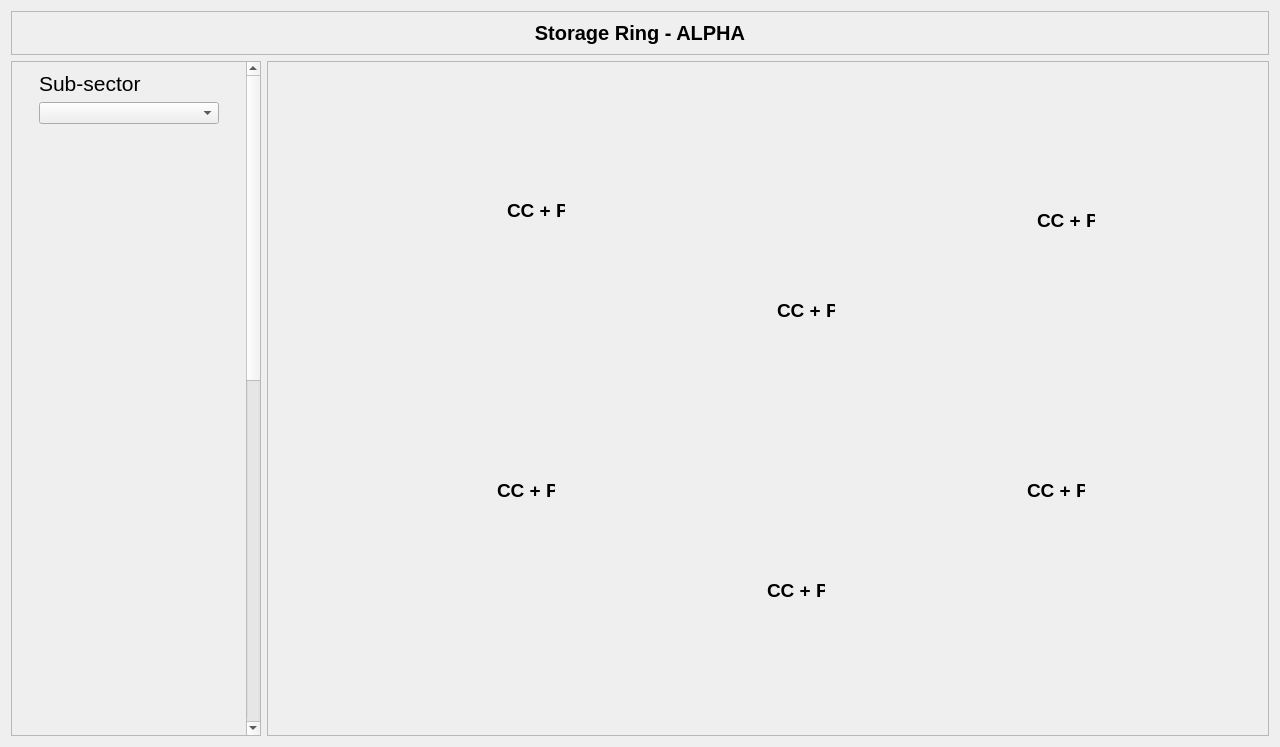
<?xml version="1.0" encoding="UTF-8"?>
<ui version="4.0">
 <class>Form</class>
 <widget class="QWidget" name="Form">
  <property name="geometry">
   <rect>
    <x>0</x>
    <y>0</y>
    <width>1280</width>
    <height>747</height>
   </rect>
  </property>
  <property name="windowTitle">
   <string>Form</string>
  </property>
  <layout class="QGridLayout" name="gridLayout_3">
   <item row="1" column="2">
    <widget class="QWidget" name="widget" native="true">
     <layout class="QGridLayout" name="gridLayout">
      <property name="leftMargin">
       <number>0</number>
      </property>
      <property name="topMargin">
       <number>0</number>
      </property>
      <property name="rightMargin">
       <number>0</number>
      </property>
      <property name="bottomMargin">
       <number>0</number>
      </property>
      <property name="spacing">
       <number>0</number>
      </property>
      <item row="0" column="0">
       <widget class="QFrame" name="frame">
        <property name="sizePolicy">
         <sizepolicy hsizetype="Expanding" vsizetype="Expanding">
          <horstretch>0</horstretch>
          <verstretch>0</verstretch>
         </sizepolicy>
        </property>
        <property name="minimumSize">
         <size>
          <width>0</width>
          <height>0</height>
         </size>
        </property>
        <property name="frameShape">
         <enum>QFrame::StyledPanel</enum>
        </property>
        <property name="frameShadow">
         <enum>QFrame::Raised</enum>
        </property>
        <widget class="QLabel" name="label_pic2">
         <property name="geometry">
          <rect>
           <x>-40</x>
           <y>350</y>
           <width>1031</width>
           <height>251</height>
          </rect>
         </property>
        </widget>
        <widget class="QLabel" name="label_pic1">
         <property name="geometry">
          <rect>
           <x>-40</x>
           <y>160</y>
           <width>1031</width>
           <height>171</height>
          </rect>
         </property>
        </widget>
        <widget class="QLabel" name="vg1">
         <property name="geometry">
          <rect>
           <x>240</x>
           <y>140</y>
           <width>58</width>
           <height>18</height>
          </rect>
         </property>
         <property name="font">
          <font>
           <pointsize>14</pointsize>
           <weight>75</weight>
           <bold>true</bold>
          </font>
         </property>
         <property name="text">
          <string>CC + PR</string>
         </property>
        </widget>
        <widget class="QLabel" name="vg2">
         <property name="geometry">
          <rect>
           <x>510</x>
           <y>240</y>
           <width>58</width>
           <height>18</height>
          </rect>
         </property>
         <property name="font">
          <font>
           <pointsize>14</pointsize>
           <weight>75</weight>
           <bold>true</bold>
          </font>
         </property>
         <property name="text">
          <string>CC + PR</string>
         </property>
        </widget>
        <widget class="QLabel" name="vg3">
         <property name="geometry">
          <rect>
           <x>770</x>
           <y>150</y>
           <width>58</width>
           <height>18</height>
          </rect>
         </property>
         <property name="font">
          <font>
           <pointsize>14</pointsize>
           <weight>75</weight>
           <bold>true</bold>
          </font>
         </property>
         <property name="text">
          <string>CC + PR</string>
         </property>
        </widget>
        <widget class="QLabel" name="vg4">
         <property name="geometry">
          <rect>
           <x>230</x>
           <y>420</y>
           <width>58</width>
           <height>18</height>
          </rect>
         </property>
         <property name="font">
          <font>
           <pointsize>14</pointsize>
           <weight>75</weight>
           <bold>true</bold>
          </font>
         </property>
         <property name="text">
          <string>CC + PR</string>
         </property>
        </widget>
        <widget class="QLabel" name="vg5">
         <property name="geometry">
          <rect>
           <x>500</x>
           <y>520</y>
           <width>58</width>
           <height>18</height>
          </rect>
         </property>
         <property name="font">
          <font>
           <pointsize>14</pointsize>
           <weight>75</weight>
           <bold>true</bold>
          </font>
         </property>
         <property name="text">
          <string>CC + PR</string>
         </property>
        </widget>
        <widget class="QLabel" name="vg6">
         <property name="geometry">
          <rect>
           <x>760</x>
           <y>420</y>
           <width>58</width>
           <height>18</height>
          </rect>
         </property>
         <property name="font">
          <font>
           <pointsize>14</pointsize>
           <weight>75</weight>
           <bold>true</bold>
          </font>
         </property>
         <property name="text">
          <string>CC + PR</string>
         </property>
        </widget>
       </widget>
      </item>
     </layout>
    </widget>
   </item>
   <item row="1" column="1">
    <widget class="QScrollArea" name="scrollArea">
     <property name="maximumSize">
      <size>
       <width>250</width>
       <height>16777215</height>
      </size>
     </property>
     <property name="widgetResizable">
      <bool>true</bool>
     </property>
     <widget class="QWidget" name="scrollAreaWidgetContents">
      <property name="geometry">
       <rect>
        <x>0</x>
        <y>0</y>
        <width>234</width>
        <height>1434</height>
       </rect>
      </property>
      <layout class="QGridLayout" name="gridLayout_2">
       <item row="2" column="0">
        <widget class="PyDMEmbeddedDisplay" name="disp_2">
         <property name="sizePolicy">
          <sizepolicy hsizetype="Fixed" vsizetype="Fixed">
           <horstretch>0</horstretch>
           <verstretch>0</verstretch>
          </sizepolicy>
         </property>
         <property name="minimumSize">
          <size>
           <width>180</width>
           <height>220</height>
          </size>
         </property>
         <property name="toolTip">
          <string/>
         </property>
         <property name="whatsThis">
          <string>
    A QFrame capable of rendering a PyDM Display

    Parameters
    ----------
    parent : QWidget
        The parent widget for the Label

    </string>
         </property>
        </widget>
       </item>
       <item row="5" column="0">
        <widget class="PyDMEmbeddedDisplay" name="disp_5">
         <property name="sizePolicy">
          <sizepolicy hsizetype="Fixed" vsizetype="Fixed">
           <horstretch>0</horstretch>
           <verstretch>0</verstretch>
          </sizepolicy>
         </property>
         <property name="minimumSize">
          <size>
           <width>180</width>
           <height>220</height>
          </size>
         </property>
         <property name="toolTip">
          <string/>
         </property>
         <property name="whatsThis">
          <string>
    A QFrame capable of rendering a PyDM Display

    Parameters
    ----------
    parent : QWidget
        The parent widget for the Label

    </string>
         </property>
        </widget>
       </item>
       <item row="3" column="0">
        <widget class="PyDMEmbeddedDisplay" name="disp_3">
         <property name="sizePolicy">
          <sizepolicy hsizetype="Fixed" vsizetype="Fixed">
           <horstretch>0</horstretch>
           <verstretch>0</verstretch>
          </sizepolicy>
         </property>
         <property name="minimumSize">
          <size>
           <width>180</width>
           <height>220</height>
          </size>
         </property>
         <property name="toolTip">
          <string/>
         </property>
         <property name="whatsThis">
          <string>
    A QFrame capable of rendering a PyDM Display

    Parameters
    ----------
    parent : QWidget
        The parent widget for the Label

    </string>
         </property>
        </widget>
       </item>
       <item row="4" column="0">
        <widget class="PyDMEmbeddedDisplay" name="disp_4">
         <property name="sizePolicy">
          <sizepolicy hsizetype="Fixed" vsizetype="Fixed">
           <horstretch>0</horstretch>
           <verstretch>0</verstretch>
          </sizepolicy>
         </property>
         <property name="minimumSize">
          <size>
           <width>180</width>
           <height>220</height>
          </size>
         </property>
         <property name="toolTip">
          <string/>
         </property>
         <property name="whatsThis">
          <string>
    A QFrame capable of rendering a PyDM Display

    Parameters
    ----------
    parent : QWidget
        The parent widget for the Label

    </string>
         </property>
        </widget>
       </item>
       <item row="1" column="0">
        <widget class="PyDMEmbeddedDisplay" name="disp_1">
         <property name="sizePolicy">
          <sizepolicy hsizetype="Fixed" vsizetype="Fixed">
           <horstretch>0</horstretch>
           <verstretch>0</verstretch>
          </sizepolicy>
         </property>
         <property name="minimumSize">
          <size>
           <width>180</width>
           <height>220</height>
          </size>
         </property>
         <property name="toolTip">
          <string/>
         </property>
         <property name="whatsThis">
          <string>
    A QFrame capable of rendering a PyDM Display

    Parameters
    ----------
    parent : QWidget
        The parent widget for the Label

    </string>
         </property>
        </widget>
       </item>
       <item row="6" column="0">
        <widget class="PyDMEmbeddedDisplay" name="disp_6">
         <property name="sizePolicy">
          <sizepolicy hsizetype="Fixed" vsizetype="Fixed">
           <horstretch>0</horstretch>
           <verstretch>0</verstretch>
          </sizepolicy>
         </property>
         <property name="minimumSize">
          <size>
           <width>180</width>
           <height>220</height>
          </size>
         </property>
         <property name="toolTip">
          <string/>
         </property>
         <property name="whatsThis">
          <string>
    A QFrame capable of rendering a PyDM Display

    Parameters
    ----------
    parent : QWidget
        The parent widget for the Label

    </string>
         </property>
        </widget>
       </item>
       <item row="0" column="0">
        <layout class="QVBoxLayout" name="verticalLayout_2">
         <item>
          <widget class="QLabel" name="label_3">
           <property name="font">
            <font>
             <pointsize>16</pointsize>
            </font>
           </property>
           <property name="text">
            <string>Sub-sector</string>
           </property>
          </widget>
         </item>
         <item>
          <widget class="PyDMEnumComboBox" name="cb_sector">
           <property name="toolTip">
            <string/>
           </property>
           <property name="whatsThis">
            <string>
    A QComboBox with support for Channels and more from PyDM

    Parameters
    ----------
    parent : QWidget
        The parent widget for the Label
    init_channel : str, optional
        The channel to be used by the widget.

    Signals
    -------
    send_value_signal : int, float, str, bool or np.ndarray
        Emitted when the user changes the value.
    activated : int, str
        Emitted when the user chooses an item in the combobox.
    currentIndexChanged : int, str
        Emitted when the index is changed in the combobox.
    highlighted : int, str
        Emitted when an item in the combobox popup list is highlighted
        by the user.
    </string>
           </property>
          </widget>
         </item>
         <item>
          <spacer name="verticalSpacer_2">
           <property name="orientation">
            <enum>Qt::Vertical</enum>
           </property>
           <property name="sizeHint" stdset="0">
            <size>
             <width>20</width>
             <height>40</height>
            </size>
           </property>
          </spacer>
         </item>
        </layout>
       </item>
      </layout>
     </widget>
    </widget>
   </item>
   <item row="0" column="1" colspan="2">
    <widget class="QFrame" name="frame_2">
     <property name="frameShape">
      <enum>QFrame::StyledPanel</enum>
     </property>
     <property name="frameShadow">
      <enum>QFrame::Raised</enum>
     </property>
     <layout class="QGridLayout" name="gridLayout_4">
      <item row="0" column="0">
       <widget class="QLabel" name="lbl_title">
        <property name="font">
         <font>
          <pointsize>15</pointsize>
          <weight>75</weight>
          <bold>true</bold>
         </font>
        </property>
        <property name="text">
         <string>Storage Ring - ALPHA</string>
        </property>
        <property name="alignment">
         <set>Qt::AlignCenter</set>
        </property>
       </widget>
      </item>
     </layout>
    </widget>
   </item>
  </layout>
 </widget>
 <customwidgets>
  <customwidget>
   <class>PyDMEmbeddedDisplay</class>
   <extends>QFrame</extends>
   <header>pydm.widgets.embedded_display</header>
  </customwidget>
  <customwidget>
   <class>PyDMEnumComboBox</class>
   <extends>QComboBox</extends>
   <header>pydm.widgets.enum_combo_box</header>
  </customwidget>
 </customwidgets>
 <resources/>
 <connections/>
</ui>
